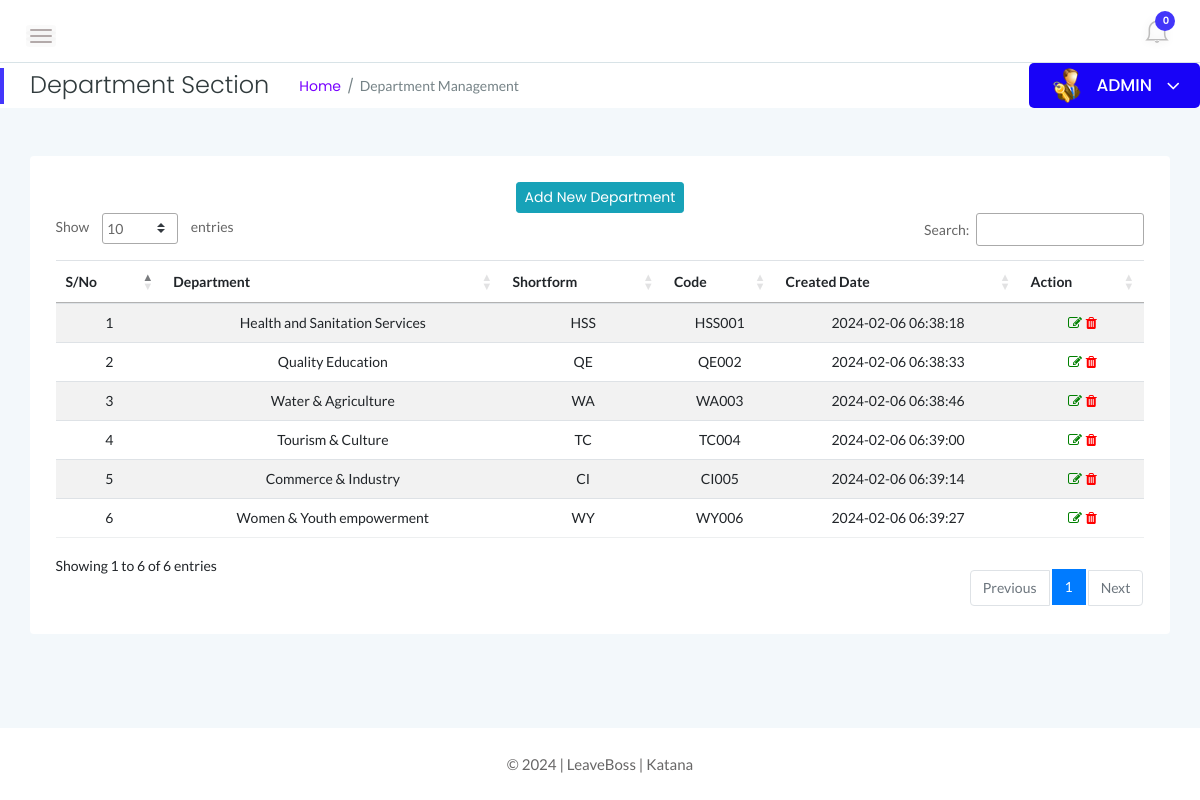
The page /admin/department.php (signed in) on the database its author committed.
### tables this page shows
CREATE TABLE `tbldepartments` (
  `id` int(11) NOT NULL,
  `DepartmentName` varchar(150) DEFAULT NULL,
  `DepartmentShortName` varchar(100) NOT NULL,
  `DepartmentCode` varchar(50) DEFAULT NULL,
  `CreationDate` timestamp NULL DEFAULT current_timestamp()
);

### admin/department.php (the view, shortened to what this page needs)
<?php
    include('../includes/dbconn.php');
    if(strlen($_SESSION['alogin'])==0){
    header('location:index.php');
    } else {
?>
<!doctype html>
<html class="no-js" lang="en">
<head>
    <link rel="stylesheet" href="../assets/css/bootstrap.min.css">
    <link rel="stylesheet" href="../assets/css/font-awesome.min.css">
    <link rel="stylesheet" href="../assets/css/themify-icons.css">
    <link rel="stylesheet" href="../assets/css/metisMenu.css">
    <link rel="stylesheet" href="../assets/css/owl.carousel.min.css">
    <link rel="stylesheet" href="../assets/css/slicknav.min.css">
    <link rel="stylesheet" href="https://www.amcharts.com/lib/3/plugins/export/export.css" type="text/css" media="all" />
    <link rel="stylesheet" type="text/css" href="https://cdn.datatables.net/1.10.19/css/jquery.dataTables.css">
    <link rel="stylesheet" type="text/css" href="https://cdn.datatables.net/1.10.18/css/dataTables.bootstrap4.min.css">
    <link rel="stylesheet" type="text/css" href="https://cdn.datatables.net/responsive/2.2.3/css/responsive.bootstrap.min.css">
    <link rel="stylesheet" type="text/css" href="https://cdn.datatables.net/responsive/2.2.3/css/responsive.jqueryui.min.css">
    <link rel="stylesheet" href="../assets/css/typography.css">
    <link rel="stylesheet" href="../assets/css/default-css.css">
    <link rel="stylesheet" href="../assets/css/styles.css">
    <link rel="stylesheet" href="../assets/css/responsive.css">
</head>
<body>
    <div class="page-container">
        <div class="main-content">
            <div class="header-area">
                <div class="row align-items-center">
                    <div class="col-md-6 col-sm-8 clearfix">
                        <div class="nav-btn pull-left">
                            <span></span>
                            <span></span>
                            <span></span>
                        </div>
                    </div>
                    <div class="col-md-6 col-sm-4 clearfix">
                        <ul class="notification-area pull-right">
                            <?php include '../includes/admin-notification.php'?>
                        </ul>
                    </div>
                </div>
            </div>
            <div class="page-title-area">
                <div class="row align-items-center">
                    <div class="col-sm-6">
                        <div class="breadcrumbs-area clearfix">
                            <h4 class="page-title pull-left">Department Section</h4>
                            <ul class="breadcrumbs pull-left">
                                <li><a href="dashboard.php">Home</a></li>
                                <li><span>Department Management</span></li>
                            </ul>
                        </div>
                    </div>
                    <div class="col-sm-6 clearfix">
                        <div class="user-profile pull-right">
                            <img class="avatar user-thumb" src="../assets/images/admin.png" alt="avatar">
                            <h4 class="user-name dropdown-toggle" data-toggle="dropdown">ADMIN <i class="fa fa-angle-down"></i></h4>
                        </div>
                    </div>
                </div>
            </div>
            <div class="main-content-inner">
                <div class="row">
                    <div class="col-12 mt-5">
                        <div class="card">
                            <div class="card-body">
                                <div class="data-tables datatable-dark">
                                <center><a href="add-department.php" class="btn btn-sm btn-info">Add New Department</a></center>
                                    <table id="dataTable3" class="table table-hover table-striped text-center">
                                        <thead class="text-capitalize">
                                            <tr>
                                                <th>S/No</th>
                                                <th>Department</th>
                                                <th>Shortform</th>
                                                <th>Code</th>
                                                <th>Created Date</th>
                                                <th>Action</th>
                                            </tr>
                                        </thead>
                                        <tbody>
                                    <?php $sql = "SELECT * from tbldepartments";
                                    $query = $dbh -> prepare($sql);
                                    $query->execute();
                                    $results=$query->fetchAll(PDO::FETCH_OBJ);
                                    $cnt=1;
                                    if($query->rowCount() > 0)
                                    {
                                    foreach($results as $result)
                                    {               ?>
                                        <tr>
                                            <td> <?php echo htmlentities($cnt);?></td>
                                            <td><?php echo htmlentities($result->DepartmentName);?></td>
                                            <td><?php echo htmlentities($result->DepartmentShortName);?></td>
                                            <td><?php echo htmlentities($result->DepartmentCode);?></td>
                                            <td><?php echo htmlentities($result->CreationDate);?></td>
                                            <td><a href="edit-department.php?deptid=<?php echo htmlentities($result->id);?>"><i class="fa fa-edit" style="color:green"></i></a><a href="department.php?del=<?php echo htmlentities($result->id);?>" onclick="return confirm('Do you want to delete');"> <i class="fa fa-trash" style="color:red"></i></a></td>
                                        </tr>
                                         <?php $cnt++;} }?>
                                    </tbody>
                                    </table>
                                </div>
                            </div>
                        </div>
                    </div>
                </div>
                </div>
            </div>
            <?php include '../includes/footer.php' ?>
        </div>
</body>
</html>
<?php } ?>

### includes/admin-notification.php (shortened to what this page needs)
<link rel="stylesheet" href="../assets/css/styles.css">
<?php
    include 'dbconn.php';
    $isread=0;
    $sql = "SELECT id from tblleaves where IsRead=:isread";
    $query = $dbh -> prepare($sql);
    $query->bindParam(':isread',$isread,PDO::PARAM_STR);
    $query->execute();
    $unreadcount=$query->rowCount();
?>
    <li class="dropdown">
        <i class="ti-bell dropdown-toggle" data-toggle="dropdown">
            <span><?php echo htmlentities($unreadcount);?></span>
            </i>
     </li>

### includes/footer.php
<footer>
        <div class="footer-area">
                <p>&copy; <?php echo date("Y");?> | LeaveBoss | Katana</p>
        </div>
</footer>

### assets/css/default-css.css (style rules this page uses)
* { margin: 0; padding: 0; box-sizing: border-box; }
*, *:before, *:after { -moz-box-sizing: border-box; -webkit-box-sizing: border-box; box-sizing: border-box; }
html { -webkit-font-smoothing: antialiased; }
body { background: #fff; font-weight: normal; -webkit-font-smoothing: antialiased; -webkit-text-size-adjust: 100%; }
img { max-width: 100%; height: auto; }
:root { --primary-color: #4336FB; }

### rows shown on the page
tbldepartments: DepartmentName "Health and Sanitation Services", DepartmentShortName "HSS", DepartmentCode "HSS001", CreationDate "2024-02-06 06:38:18"
tbldepartments: DepartmentName "Quality Education", DepartmentShortName "QE", DepartmentCode "QE002", CreationDate "2024-02-06 06:38:33"
tbldepartments: DepartmentName "Water & Agriculture", DepartmentShortName "WA", DepartmentCode "WA003", CreationDate "2024-02-06 06:38:46"
tbldepartments: DepartmentName "Tourism & Culture", DepartmentShortName "TC", DepartmentCode "TC004", CreationDate "2024-02-06 06:39:00"
tbldepartments: DepartmentName "Commerce & Industry", DepartmentShortName "CI", DepartmentCode "CI005", CreationDate "2024-02-06 06:39:14"
tbldepartments: DepartmentName "Women & Youth empowerment", DepartmentShortName "WY", DepartmentCode "WY006", CreationDate "2024-02-06 06:39:27"

### other values the page prints
$unreadcount "0"
